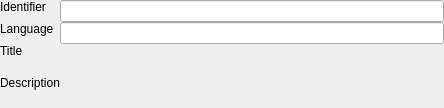
<?xml version="1.0" encoding="UTF-8"?>
<ui version="4.0">
 <class>imsmdGeneralWidget</class>
 <widget class="QWidget" name="imsmdGeneralWidget">
  <property name="geometry">
   <rect>
    <x>0</x>
    <y>0</y>
    <width>444</width>
    <height>108</height>
   </rect>
  </property>
  <property name="windowTitle">
   <string>Form</string>
  </property>
  <layout class="QGridLayout" name="gridLayout">
   <property name="margin">
    <number>0</number>
   </property>
   <property name="spacing">
    <number>0</number>
   </property>
   <item row="0" column="0">
    <widget class="QLabel" name="label">
     <property name="text">
      <string>Identifier</string>
     </property>
     <property name="alignment">
      <set>Qt::AlignLeading|Qt::AlignLeft|Qt::AlignTop</set>
     </property>
     <property name="margin">
      <number>5</number>
     </property>
     <property name="buddy">
      <cstring>identifierEdit</cstring>
     </property>
    </widget>
   </item>
   <item row="0" column="1">
    <widget class="QLineEdit" name="identifierEdit"/>
   </item>
   <item row="1" column="0">
    <widget class="QLabel" name="label_2">
     <property name="text">
      <string>Language</string>
     </property>
     <property name="alignment">
      <set>Qt::AlignLeading|Qt::AlignLeft|Qt::AlignTop</set>
     </property>
     <property name="margin">
      <number>5</number>
     </property>
     <property name="buddy">
      <cstring>languageEdit</cstring>
     </property>
    </widget>
   </item>
   <item row="1" column="1">
    <widget class="QLineEdit" name="languageEdit"/>
   </item>
   <item row="2" column="0">
    <widget class="QLabel" name="label_3">
     <property name="text">
      <string>Title</string>
     </property>
     <property name="alignment">
      <set>Qt::AlignLeading|Qt::AlignLeft|Qt::AlignTop</set>
     </property>
     <property name="margin">
      <number>5</number>
     </property>
     <property name="indent">
      <number>-1</number>
     </property>
    </widget>
   </item>
   <item row="2" column="1">
    <layout class="QVBoxLayout" name="genTitleLayout">
     <property name="spacing">
      <number>0</number>
     </property>
    </layout>
   </item>
   <item row="3" column="0">
    <widget class="QLabel" name="label_4">
     <property name="text">
      <string>Description</string>
     </property>
     <property name="alignment">
      <set>Qt::AlignLeading|Qt::AlignLeft|Qt::AlignTop</set>
     </property>
     <property name="margin">
      <number>5</number>
     </property>
    </widget>
   </item>
   <item row="3" column="1">
    <layout class="QVBoxLayout" name="genDescriptionLayout">
     <property name="spacing">
      <number>0</number>
     </property>
    </layout>
   </item>
  </layout>
 </widget>
 <resources/>
 <connections/>
</ui>
